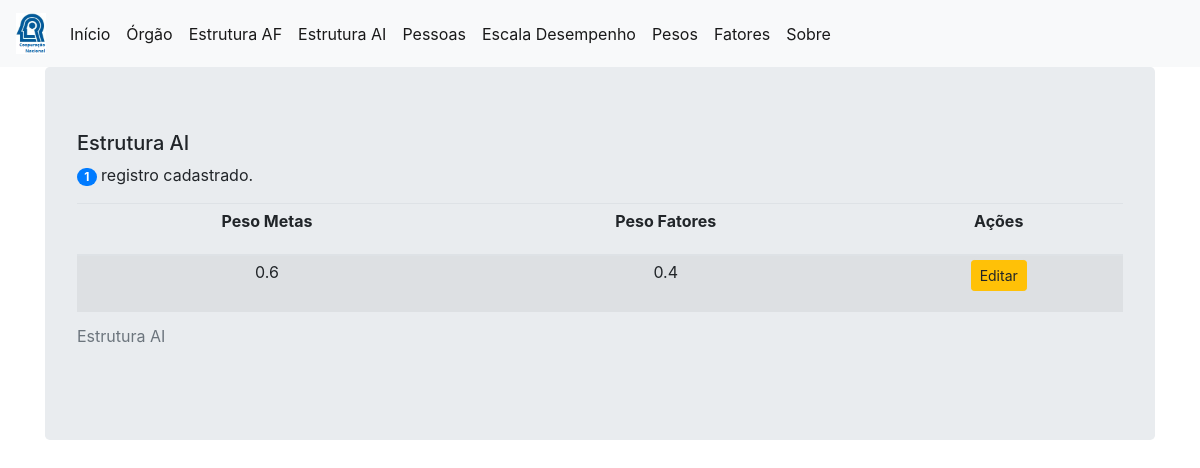
The page /lista_estrutura_ai on the database its author committed.
### project/models.py (models this page shows, shortened)
class Estrutura_AI (db.Model):
    __tablename__ = "estrutura_ai"
    id    = db.Column(db.Integer,primary_key=True)
    peso_metas   = db.Column(db.Float)
    peso_fatores = db.Column(db.Float)

### project/core/views.py (the view)
@core.route('/lista_estrutura_ai')
def lista_estrutura_ai():
    estrutura = db.session.query(Estrutura_AI).order_by(Estrutura_AI.id).first()
    return render_template('lista_estrutura_ai.html', estrutura=estrutura)

### app.py (called while the page is built)
@app.template_filter('decimal_com_virgula')
def decimal_com_virgula(valor):
    if valor == None or valor == '':
        return 0
    else:
        return locale.format_string('%.1f',valor,grouping=True)

### project/templates/lista_estrutura_ai.html
{% extends "base.html" %}
{% block content %}
<div class="container">
<div class="jumbotron">
  <h5>Estrutura AI</h5>
<caption>
  <div class="row">
      <div class="col">
        {% if estrutura %}
          <p> <span class="badge badge-pill badge-primary">1</span> registro cadastrado.</p>
        {% endif %}
      </div>
  </div>
</caption>
  <table class="table table-striped table-hover table-sm">
    <caption>Estrutura AI</caption>
    <thead>
      <tr>
        <th scope="col"><p align="center">Peso Metas</p></th>
        <th scope="col"><p align="center">Peso Fatores</p></th>
        <th scope="col"><p align="center">Ações</p></th>
      </tr>
    </thead>
    <tbody>
      <tr>
        <td><p align="center">{{estrutura.peso_metas|decimal_com_virgula}}</p></td>
        <td><p align="center">{{estrutura.peso_fatores|decimal_com_virgula}}</p></td>
        <td><p align="center">
          <a href="{{url_for('core.edit_estrutura_ai', estrutura_id=estrutura.id)}}" class="btn btn-sm btn-warning">Editar</a>
        </p></td>
      </tr>
    </tbody>
  </table>
</div>
</div
{% endblock %}

### rows shown on the page
Estrutura_AI: peso_metas|decimal_com_virgula "0.6", peso_fatores|decimal_com_virgula "0.4"
